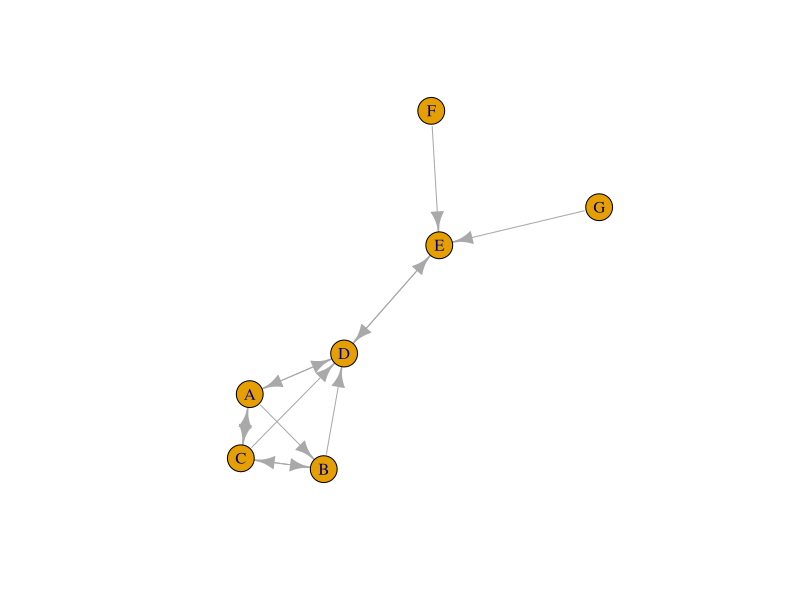
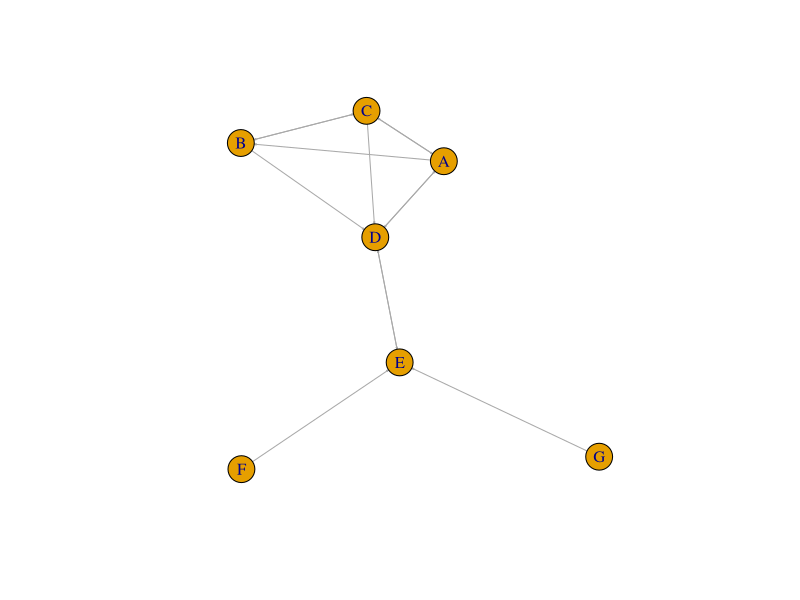

These charts were generated, in order, by the following R code:
# Tutorial NSMA - igraph 
# Netwerkdata: zelf invoeren en verschillende datastructuren

graphics.off()
rm(list=ls())

# Laad library igraph. Eventueel installeren
library(igraph)


# -------------------- Eigen input van data --------------------------

# Kan op allerlei manieren. Focus hier is via een adjacency matrix

# Maak een adjacency matrix
am_fr <- matrix(0, 7, 7)
am_fr

# voegen namen nodes toe
colnames(am_fr) <- c("A", "B", "C", "D", "E", "F", "G")
rownames(am_fr) <- c("A", "B", "C", "D", "E", "F", "G")
am_fr

#invoeren data
am_fr[1,] <- c(0,1,1,1,0,0,0)
am_fr[2,] <- c(0,0,1,1,0,0,0)
am_fr[3, c(1,2,4)] <- 1
am_fr[4, c(1,5)] <- 1
am_fr[5,4] <- 1
am_fr[6,5] <- 1
am_fr[7,5] <- 1
# Checken! 
am_fr                         # klopt


# ------------ Van matrix naar igraph object --------------------------

# Igraph gebruikt eigen, zelfgedefinieerde objecten.
# Voordat je met igraph kunt werken moet je altijd een "igraph graph" 
# aanmaken.

igr_fr <- graph_from_adjacency_matrix(am_fr, mode= "directed")

# Bij een data frame gebruik je "graph_from_data_frame"

# klopt het?
igr_fr
plot(igr_fr)
plot(igr_fr, edge.arrow.size=0.1)


# ------------------ Edge lists ---------------------------------------------

# edge list ingebouwd
E(igr_fr)

# van igraph naar een data frame met de edge list
el_fr <- as_data_frame(igr_fr, what = "edges")
el_fr


# ------------------- Vertices data ------------------------------------------

# vertices list ingebouwd
V(igr_fr)

# van igraph naar een data frame met de vertices
vl_fr <- as_data_frame(igr_fr, what = "vertices")
vl_fr



